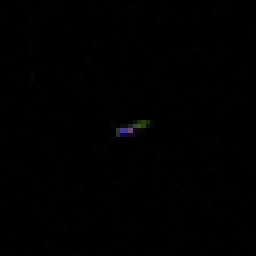
#> input picture data_analysis/data/cropped/rp13/1 294 146.799316.png, 256 x 256 px; its folder holds only this picture in this run
$ python generate_histogram.py
#> lines starting #> are read from the running program, lines starting #| are printed output that depends on the picture
import glob
import cv2
import numpy as np
def generate_data(path):
#> called with path = 'data\\cropped\\rp13\\*.png'
    my_files = glob.glob(path)
    val = []
    for my_file in my_files:
        img = cv2.imread(my_file)
#> img is the input picture: shape (256, 256, 3); mean B, G, R 0.3, 0.4, 0.3
        img2 = np.zeros((img.shape[0], img.shape[1]))
        #img2 = img[:, :, 0] + img[:, :, 1] + img[:, :, 2]
        img2 = img2 + img[:, :, 0]
        img2 = img2 + img[:, :, 1]
        img2 = img2 + img[:, :, 2]

        max_val = np.max(img2)
#> max_val = 294
        val.append(max_val)
    return val

val1 = generate_data(path = "data\\cropped\\rp13\\*.png")
#> val1 = [294]
val2 = generate_data(path = "data\\cropped\\rp20\\*.png")

import matplotlib.pyplot as plt
import seaborn as sns
counts1, bins1 = np.histogram(val1)
#> counts1 = [0, 0, 0, 0, 0, 1, 0, 0, 0, 0]; bins1 = [293.5, 293.6, 293.7, 293.8, 293.9, 294, 294.1, 294.2, 294.3, 294.4, 294.5]

counts2, bins2 = np.histogram(val2)

plt.title("Density plot of highest pixel value")

plt.xlim([255, 765])
plt.xlabel("Highest pixel value")

print(len(val1))
#| 1
print(len(val2))


sns.distplot(val1, hist=True, kde=False,
             bins=int(20), color = 'red',
             hist_kws={'edgecolor':'black'},
             kde_kws={'linewidth': 4, 'color': 'orange'}
             )

sns.distplot(val2, hist=True, kde=False,
             bins=int(20), color = 'green',
             hist_kws={'edgecolor':'black'},
             #kde_kws={'linewidth': 4, 'color': 'cyan'}
             )
plt.show()
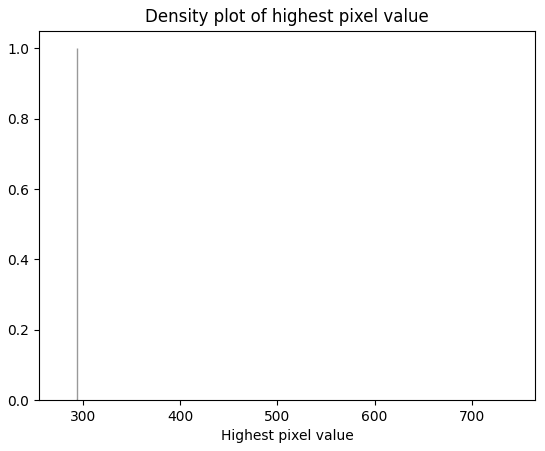
#> figure drawn by matplotlib, 1 panel; tallest bar 1 high, from x = 294 to 294.1


plt.title("Histogram of highest pixel value")
plt.stairs(counts1, bins1, color='red')
plt.stairs(counts2, bins2, color='green')
plt.ylabel("Count")
plt.show()
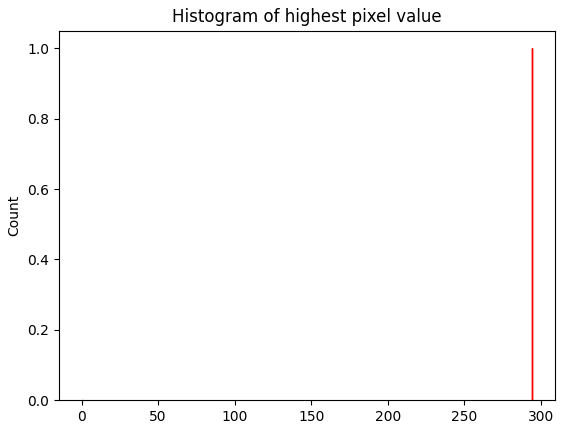
#> figure drawn by matplotlib, 1 panel

$ run again, on data_analysis/data/cropped/rp13/107 273 102.238930.png
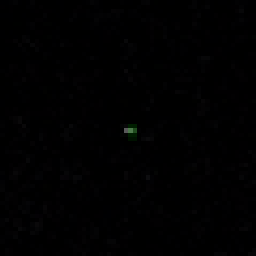
#> input picture data_analysis/data/cropped/rp13/107 273 102.238930.png, 256 x 256 px
#> in generate_data, img is the input picture: shape (256, 256, 3); mean B, G, R 1.1, 0.7, 0.8
#> max_val = 273
#> val1 = [273]
#> counts1 = [0, 0, 0, 0, 0, 1, 0, 0, 0, 0]; bins1 = [272.5, 272.6, 272.7, 272.8, 272.9, 273, 273.1, 273.2, 273.3, 273.4, 273.5]
#| 1
#> `plt.show()`:
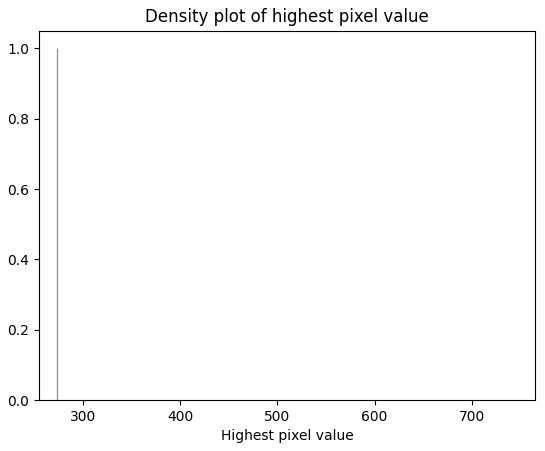
#> figure drawn by matplotlib, 1 panel; tallest bar 1 high, from x = 273 to 273.1
#> `plt.show()`:
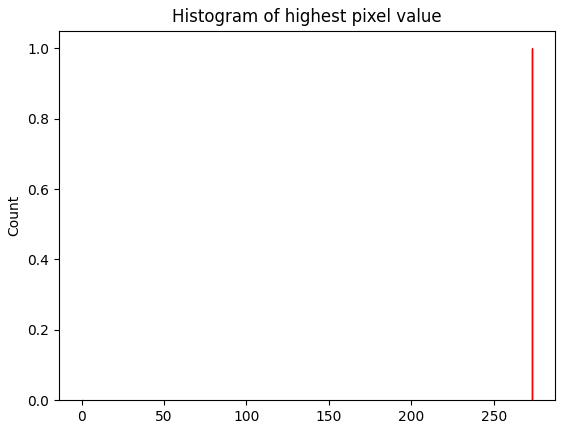
#> figure drawn by matplotlib, 1 panel

$ run again, on data_analysis/data/cropped/rp13/11 386 278.157990.png
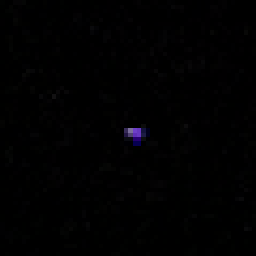
#> input picture data_analysis/data/cropped/rp13/11 386 278.157990.png, 256 x 256 px
#> in generate_data, img is the input picture: shape (256, 256, 3); mean B, G, R 1.3, 0.9, 1
#> max_val = 386
#> val1 = [386]
#> counts1 = [0, 0, 0, 0, 0, 1, 0, 0, 0, 0]; bins1 = [385.5, 385.6, 385.7, 385.8, 385.9, 386, 386.1, 386.2, 386.3, 386.4, 386.5]
#| 1
#> `plt.show()`:
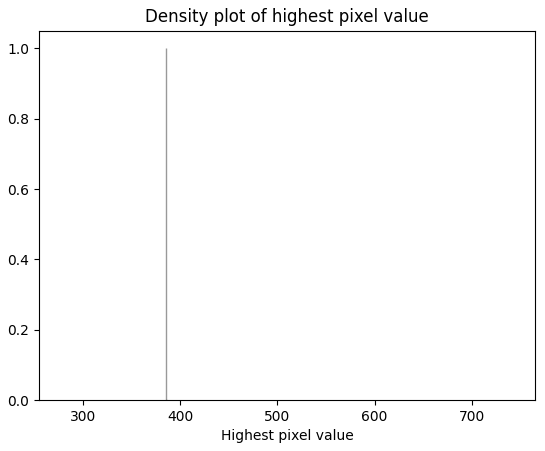
#> figure drawn by matplotlib, 1 panel; tallest bar 1 high, from x = 386 to 386.1
#> `plt.show()`:
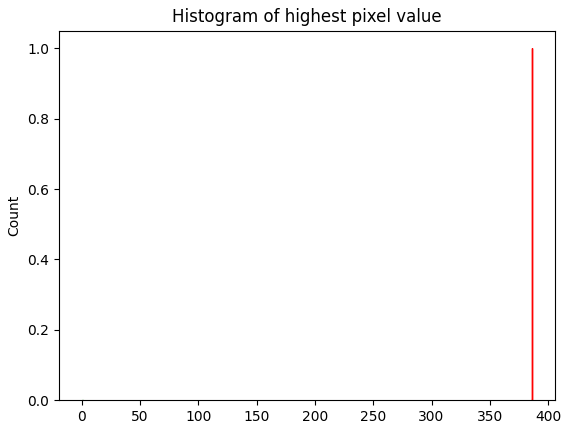
#> figure drawn by matplotlib, 1 panel

$ run again, on data_analysis/data/cropped/rp13/102 360 256.956268.png
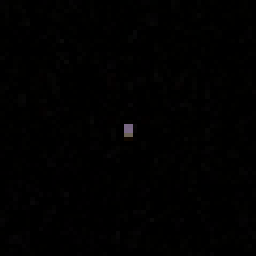
#> input picture data_analysis/data/cropped/rp13/102 360 256.956268.png, 256 x 256 px
#> in generate_data, img is the input picture: shape (256, 256, 3); mean B, G, R 0.8, 1, 1.1
#> max_val = 360
#> val1 = [360]
#> counts1 = [0, 0, 0, 0, 0, 1, 0, 0, 0, 0]; bins1 = [359.5, 359.6, 359.7, 359.8, 359.9, 360, 360.1, 360.2, 360.3, 360.4, 360.5]
#| 1
#> `plt.show()`:
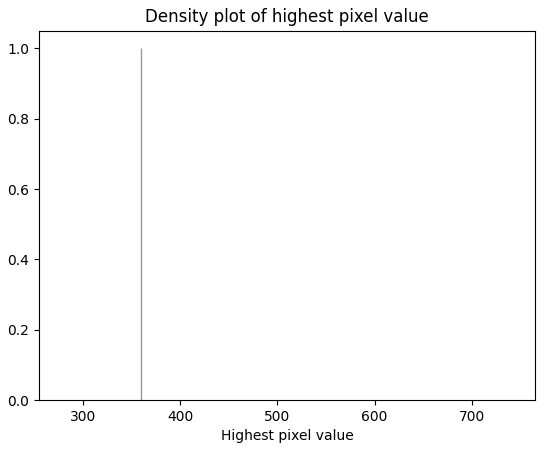
#> figure drawn by matplotlib, 1 panel; tallest bar 1 high, from x = 360 to 360.1
#> `plt.show()`:
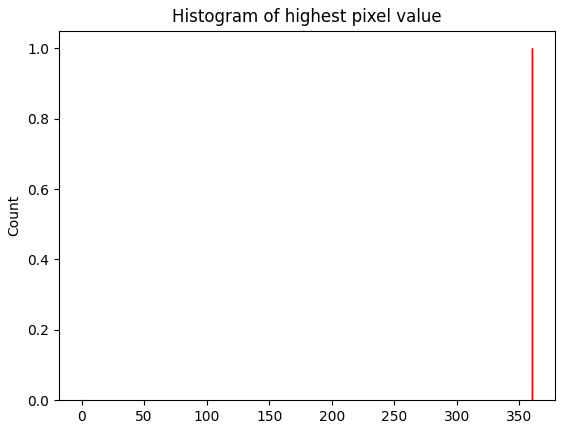
#> figure drawn by matplotlib, 1 panel
